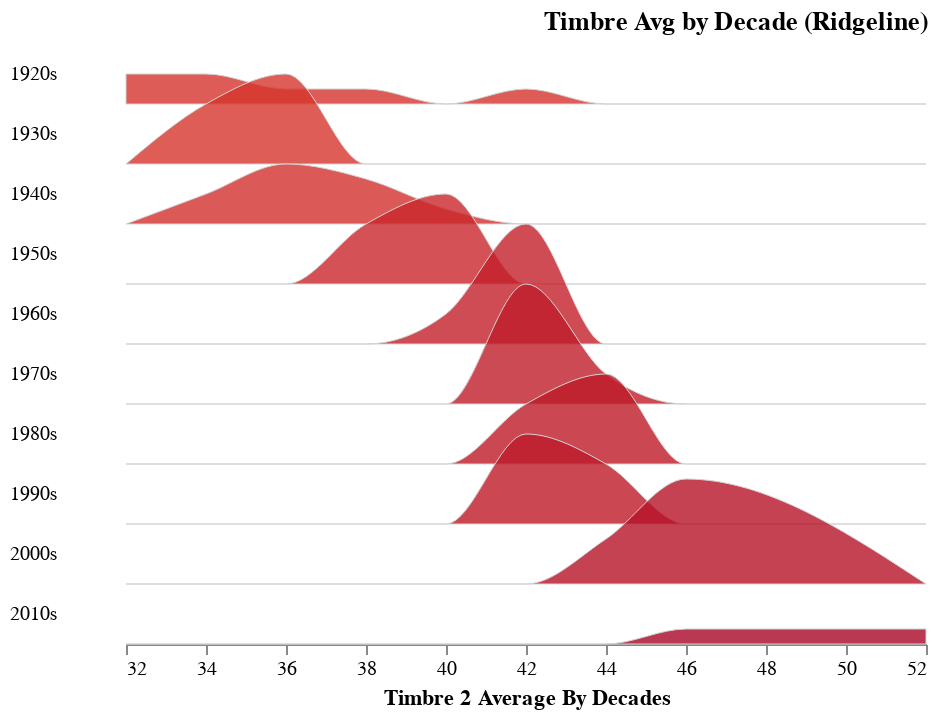

Notebook cell for this chart:
### Code cell
plot_ridgeline(timbre_avg_by_year, "decade", "TimbreAvg1")

### Figure 1 — Vega-Lite specification as saved in the notebook (floating-point values rounded to 4 significant figures)
{"config": {"view": {"continuousWidth": 400, "continuousHeight": 300, "stroke": null}, "facet": {"spacing": 0}, "title": {"anchor": "end"}}, "data": {"name": "data-955f4b55a72f79b004e9b62df9aaa7b6"}, "facet": {"row": {"type": "temporal", "field": "Decade", "header": {"format": "%Ys", "labelAlign": "right", "labelAngle": 0}, "title": null}}, "spec": {"mark": {"type": "area", "fillOpacity": 0.8, "interpolate": "monotone", "stroke": "lightgray", "strokeWidth": 0.5}, "encoding": {"fill": {"type": "quantitative", "field": "mean_val", "legend": null, "scale": {"domain": [50, -100], "scheme": "redyellowblue"}}, "x": {"type": "quantitative", "bin": "binned", "field": "bin_min", "title": "Timbre 2 Average By Decades"}, "y": {"type": "quantitative", "axis": null, "field": "value", "scale": {"range": [30, -30]}}}, "height": 30, "transform": [{"field": "decade", "timeUnit": "year", "as": "Decade"}, {"joinaggregate": [{"op": "mean", "field": "TimbreAvg1", "as": "mean_val"}], "groupby": ["Decade"]}, {"bin": {"maxbins": 10}, "field": "TimbreAvg1", "as": ["bin_max", "bin_min"]}, {"aggregate": [{"op": "count", "as": "value"}], "groupby": ["Decade", "mean_val", "bin_min", "bin_max"]}, {"impute": "value", "key": "bin_min", "groupby": ["Decade", "mean_val"], "value": 0}]}, "bounds": "flush", "title": "Timbre Avg by Decade (Ridgeline)", "$schema": "https://vega.github.io/schema/vega-lite/v4.8.1.json", "datasets": {"data-955f4b55a72f79b004e9b62df9aaa7b6": [{"music_year": 1922, "TimbreAvg1": 41.56, "TimbreAvg2": 13.91, "TimbreAvg3": 14.68, "TimbreAvg4": 24.43, "TimbreAvg5": 18.75, "TimbreAvg6": 11.17, "TimbreAvg7": -5.31, "TimbreAvg8": 0.1368, "TimbreAvg9": -2.165, "TimbreAvg10": -4.444, "TimbreAvg11": -1.622, "TimbreAvg12": -5.561, "decade": "1920-01-01T00:00:00"}, {"music_year": 1924, "TimbreAvg1": 36.95, "TimbreAvg2": -136.1, "TimbreAvg3": 108.1, "TimbreAvg4": 12.35, "TimbreAvg5": -7.73, "TimbreAvg6": 1.873, "TimbreAvg7": -32.49, "TimbreAvg8": 3.363, "TimbreAvg9": 14.38, "TimbreAvg10": 8.708, "TimbreAvg11": 4.783, "TimbreAvg12": 8.068, "decade": "1920-01-01T00:00:00"}, {"music_year": 1925, "TimbreAvg1": 34.36, "TimbreAvg2": -128.2, "TimbreAvg3": 120.2, "TimbreAvg4": 19.37, "TimbreAvg5": 18.19, "TimbreAvg6": 17.01, "TimbreAvg7": -56.73, "TimbreAvg8": 7.617, "TimbreAvg9": 3.784, "TimbreAvg10": 8.839, "TimbreAvg11": 6.741, "TimbreAvg12": 6.061, "decade": "1920-01-01T00:00:00"}, {"music_year": 1926, "TimbreAvg1": 32.57, "TimbreAvg2": -126.5, "TimbreAvg3": 88.92, "TimbreAvg4": 7.843, "TimbreAvg5": -5.841, "TimbreAvg6": 13.39, "TimbreAvg7": -31.14, "TimbreAvg8": 9.86, "TimbreAvg9": -17.41, "TimbreAvg10": 4.974, "TimbreAvg11": 0.6245, "TimbreAvg12": -2.054, "decade": "1920-01-01T00:00:00"}, {"music_year": 1927, "TimbreAvg1": 31.23, "TimbreAvg2": -110.7, "TimbreAvg3": 59.21, "TimbreAvg4": 4.108, "TimbreAvg5": -9.538, "TimbreAvg6": 9.986, "TimbreAvg7": -21.01, "TimbreAvg8": 13.41, "TimbreAvg9": -25.12, "TimbreAvg10": 4.396, "TimbreAvg11": -0.3943, "TimbreAvg12": -2.645, "decade": "1920-01-01T00:00:00"}, {"music_year": 1928, "TimbreAvg1": 31.5, "TimbreAvg2": -94.42, "TimbreAvg3": 27.26, "TimbreAvg4": -8.42, "TimbreAvg5": -16.8, "TimbreAvg6": 9.831, "TimbreAvg7": -34.23, "TimbreAvg8": 8.103, "TimbreAvg9": -2.78, "TimbreAvg10": 7.653, "TimbreAvg11": -0.274, "TimbreAvg12": 8.575, "decade": "1920-01-01T00:00:00"}, {"music_year": 1929, "TimbreAvg1": 33.08, "TimbreAvg2": -100.9, "TimbreAvg3": 37.7, "TimbreAvg4": -7.802, "TimbreAvg5": -16.81, "TimbreAvg6": 9.486, "TimbreAvg7": -30.72, "TimbreAvg8": 8.05, "TimbreAvg9": -2.235, "TimbreAvg10": 7.397, "TimbreAvg11": 1.339, "TimbreAvg12": 13.07, "decade": "1920-01-01T00:00:00"}, {"music_year": 1930, "TimbreAvg1": 34.95, "TimbreAvg2": -99.74, "TimbreAvg3": 59.33, "TimbreAvg4": 0.1107, "TimbreAvg5": -29.29, "TimbreAvg6": 14.93, "TimbreAvg7": -28.67, "TimbreAvg8": 5.75, "TimbreAvg9": -0.3473, "TimbreAvg10": 7.347, "TimbreAvg11": -0.4108, "TimbreAvg12": 4.682, "decade": "1930-01-01T00:00:00"}, {"music_year": 1931, "TimbreAvg1": 35.04, "TimbreAvg2": -97.28, "TimbreAvg3": 61.39, "TimbreAvg4": 8.116, "TimbreAvg5": -5.649, "TimbreAvg6": 5.444, "TimbreAvg7": -18.24, "TimbreAvg8": 6.326, "TimbreAvg9": -4.743, "TimbreAvg10": 5.894, "TimbreAvg11": 1.151, "TimbreAvg12": 1.979, "decade": "1930-01-01T00:00:00"}, {"music_year": 1932, "TimbreAvg1": 34.99, "TimbreAvg2": -98.61, "TimbreAvg3": 44.83, "TimbreAvg4": -0.8373, "TimbreAvg5": -22.16, "TimbreAvg6": 23.28, "TimbreAvg7": -36.65, "TimbreAvg8": 7.044, "TimbreAvg9": 14.11, "TimbreAvg10": 10.86, "TimbreAvg11": -1.003, "TimbreAvg12": 12.39, "decade": "1930-01-01T00:00:00"}, {"music_year": 1933, "TimbreAvg1": 32.79, "TimbreAvg2": -103.0, "TimbreAvg3": 56.2, "TimbreAvg4": -12.21, "TimbreAvg5": -33.13, "TimbreAvg6": 16.06, "TimbreAvg7": -43.9, "TimbreAvg8": 0.06204, "TimbreAvg9": 8.121, "TimbreAvg10": 8.25, "TimbreAvg11": -3.816, "TimbreAvg12": 4.195, "decade": "1930-01-01T00:00:00"}, {"music_year": 1934, "TimbreAvg1": 32.69, "TimbreAvg2": -97.15, "TimbreAvg3": 46.76, "TimbreAvg4": -2.051, "TimbreAvg5": -4.355, "TimbreAvg6": 16.09, "TimbreAvg7": -30.93, "TimbreAvg8": 5.909, "TimbreAvg9": 10.38, "TimbreAvg10": 9.565, "TimbreAvg11": -0.1988, "TimbreAvg12": 10.48, "decade": "1930-01-01T00:00:00"}, {"music_year": 1935, "TimbreAvg1": 33.87, "TimbreAvg2": -109.6, "TimbreAvg3": 69.43, "TimbreAvg4": 10.38, "TimbreAvg5": -8.598, "TimbreAvg6": 19.18, "TimbreAvg7": -17.24, "TimbreAvg8": 11.86, "TimbreAvg9": 3.787, "TimbreAvg10": 9.493, "TimbreAvg11": -2.062, "TimbreAvg12": 12.01, "decade": "1930-01-01T00:00:00"}, {"music_year": 1936, "TimbreAvg1": 34.54, "TimbreAvg2": -126.0, "TimbreAvg3": 64.29, "TimbreAvg4": 3.944, "TimbreAvg5": -8.175, "TimbreAvg6": 10.65, "TimbreAvg7": -18.77, "TimbreAvg8": 9.033, "TimbreAvg9": -2.058, "TimbreAvg10": 5.343, "TimbreAvg11": -0.4487, "TimbreAvg12": 8.263, "decade": "1930-01-01T00:00:00"}, {"music_year": 1937, "TimbreAvg1": 33.58, "TimbreAvg2": -113.8, "TimbreAvg3": 51.95, "TimbreAvg4": 1.924, "TimbreAvg5": -13.45, "TimbreAvg6": 17.37, "TimbreAvg7": -10.02, "TimbreAvg8": 10.66, "TimbreAvg9": -3.712, "TimbreAvg10": 5.937, "TimbreAvg11": -2.608, "TimbreAvg12": 11.86, "decade": "1930-01-01T00:00:00"}, {"music_year": 1938, "TimbreAvg1": 34.9, "TimbreAvg2": -114.4, "TimbreAvg3": 40.74, "TimbreAvg4": 6.103, "TimbreAvg5": -17.94, "TimbreAvg6": 19.79, "TimbreAvg7": -27.39, "TimbreAvg8": 6.041, "TimbreAvg9": 10.2, "TimbreAvg10": 9.888, "TimbreAvg11": -0.3099, "TimbreAvg12": 11.18, "decade": "1930-01-01T00:00:00"}, {"music_year": 1939, "TimbreAvg1": 34.02, "TimbreAvg2": -102.4, "TimbreAvg3": 45.43, "TimbreAvg4": -1.908, "TimbreAvg5": -13.02, "TimbreAvg6": 20.68, "TimbreAvg7": -21.57, "TimbreAvg8": 6.065, "TimbreAvg9": 6.906, "TimbreAvg10": 5.943, "TimbreAvg11": -6.37, "TimbreAvg12": 5.006, "decade": "1930-01-01T00:00:00"}, {"music_year": 1940, "TimbreAvg1": 35.33, "TimbreAvg2": -96.81, "TimbreAvg3": 49.32, "TimbreAvg4": 7.192, "TimbreAvg5": -41.28, "TimbreAvg6": 19.44, "TimbreAvg7": -18.54, "TimbreAvg8": 6.436, "TimbreAvg9": 8.957, "TimbreAvg10": 6.57, "TimbreAvg11": 1.953, "TimbreAvg12": 21.34, "decade": "1940-01-01T00:00:00"}, {"music_year": 1941, "TimbreAvg1": 32.39, "TimbreAvg2": -100.0, "TimbreAvg3": 52.51, "TimbreAvg4": 4.921, "TimbreAvg5": -3.68, "TimbreAvg6": 20.87, "TimbreAvg7": -16.8, "TimbreAvg8": 9.038, "TimbreAvg9": -2.731, "TimbreAvg10": 7.336, "TimbreAvg11": -3.413, "TimbreAvg12": 9.401, "decade": "1940-01-01T00:00:00"}, {"music_year": 1942, "TimbreAvg1": 33.3, "TimbreAvg2": -120.1, "TimbreAvg3": 50.7, "TimbreAvg4": -5.461, "TimbreAvg5": -19.14, "TimbreAvg6": 7.967, "TimbreAvg7": -18.27, "TimbreAvg8": 8.431, "TimbreAvg9": 1.05, "TimbreAvg10": 7.495, "TimbreAvg11": -1.957, "TimbreAvg12": 8.773, "decade": "1940-01-01T00:00:00"}, {"music_year": 1943, "TimbreAvg1": 35.77, "TimbreAvg2": -73.11, "TimbreAvg3": 58.33, "TimbreAvg4": 10.69, "TimbreAvg5": -6.186, "TimbreAvg6": 20.79, "TimbreAvg7": -14.26, "TimbreAvg8": 6.945, "TimbreAvg9": 5.42, "TimbreAvg10": 4.834, "TimbreAvg11": -6.037, "TimbreAvg12": 9.678, "decade": "1940-01-01T00:00:00"}, {"music_year": 1944, "TimbreAvg1": 35.05, "TimbreAvg2": -119.3, "TimbreAvg3": 45.17, "TimbreAvg4": 3.777, "TimbreAvg5": 0.7286, "TimbreAvg6": 12.55, "TimbreAvg7": -16.06, "TimbreAvg8": 6.014, "TimbreAvg9": 5.359, "TimbreAvg10": 3.907, "TimbreAvg11": -2.75, "TimbreAvg12": 6.555, "decade": "1940-01-01T00:00:00"}, {"music_year": 1945, "TimbreAvg1": 35.8, "TimbreAvg2": -78.38, "TimbreAvg3": 55.81, "TimbreAvg4": 3.687, "TimbreAvg5": -18.85, "TimbreAvg6": 13.39, "TimbreAvg7": -18.99, "TimbreAvg8": 0.9092, "TimbreAvg9": 12.95, "TimbreAvg10": 5.449, "TimbreAvg11": -1.18, "TimbreAvg12": 15.58, "decade": "1940-01-01T00:00:00"}, {"music_year": 1946, "TimbreAvg1": 36.63, "TimbreAvg2": -74.35, "TimbreAvg3": 39.01, "TimbreAvg4": -0.9528, "TimbreAvg5": -3.294, "TimbreAvg6": 12.09, "TimbreAvg7": -12.59, "TimbreAvg8": 3.161, "TimbreAvg9": 6.065, "TimbreAvg10": 2.858, "TimbreAvg11": -3.037, "TimbreAvg12": 12.07, "decade": "1940-01-01T00:00:00"}, {"music_year": 1947, "TimbreAvg1": 36.29, "TimbreAvg2": -59.97, "TimbreAvg3": 29.82, "TimbreAvg4": -1.628, "TimbreAvg5": -18.3, "TimbreAvg6": 15.34, "TimbreAvg7": -16.52, "TimbreAvg8": 4.074, "TimbreAvg9": 12.66, "TimbreAvg10": 8.663, "TimbreAvg11": -4.001, "TimbreAvg12": 14.18, "decade": "1940-01-01T00:00:00"}, {"music_year": 1948, "TimbreAvg1": 38.0, "TimbreAvg2": -60.91, "TimbreAvg3": 48.13, "TimbreAvg4": 1.431, "TimbreAvg5": -15.75, "TimbreAvg6": 12.69, "TimbreAvg7": -22.46, "TimbreAvg8": 0.02932, "TimbreAvg9": 13.2, "TimbreAvg10": 4.487, "TimbreAvg11": -0.4887, "TimbreAvg12": 10.52, "decade": "1940-01-01T00:00:00"}, {"music_year": 1949, "TimbreAvg1": 36.94, "TimbreAvg2": -76.29, "TimbreAvg3": 53.23, "TimbreAvg4": -0.5399, "TimbreAvg5": -13.69, "TimbreAvg6": 6.0, "TimbreAvg7": -16.25, "TimbreAvg8": 0.1701, "TimbreAvg9": 10.24, "TimbreAvg10": 3.406, "TimbreAvg11": -0.8975, "TimbreAvg12": 7.688, "decade": "1940-01-01T00:00:00"}, {"music_year": 1950, "TimbreAvg1": 37.56, "TimbreAvg2": -79.75, "TimbreAvg3": 39.1, "TimbreAvg4": 7.317, "TimbreAvg5": -4.147, "TimbreAvg6": 7.53, "TimbreAvg7": -5.599, "TimbreAvg8": 3.95, "TimbreAvg9": 4.621, "TimbreAvg10": 2.546, "TimbreAvg11": -2.016, "TimbreAvg12": 4.763, "decade": "1950-01-01T00:00:00"}, {"music_year": 1951, "TimbreAvg1": 38.34, "TimbreAvg2": -59.1, "TimbreAvg3": 38.65, "TimbreAvg4": 0.6563, "TimbreAvg5": -2.506, "TimbreAvg6": 5.508, "TimbreAvg7": -9.521, "TimbreAvg8": 1.943, "TimbreAvg9": 7.743, "TimbreAvg10": 2.759, "TimbreAvg11": -2.87, "TimbreAvg12": 5.836, "decade": "1950-01-01T00:00:00"}, {"music_year": 1952, "TimbreAvg1": 39.09, "TimbreAvg2": -49.43, "TimbreAvg3": 29.52, "TimbreAvg4": -5.048, "TimbreAvg5": -8.318, "TimbreAvg6": 8.535, "TimbreAvg7": -17.55, "TimbreAvg8": 0.1893, "TimbreAvg9": 6.674, "TimbreAvg10": 1.172, "TimbreAvg11": -2.191, "TimbreAvg12": 7.037, "decade": "1950-01-01T00:00:00"}, {"music_year": 1953, "TimbreAvg1": 39.21, "TimbreAvg2": -40.24, "TimbreAvg3": 39.67, "TimbreAvg4": -0.445, "TimbreAvg5": -3.645, "TimbreAvg6": 9.998, "TimbreAvg7": -16.5, "TimbreAvg8": -0.1103, "TimbreAvg9": 5.477, "TimbreAvg10": 1.666, "TimbreAvg11": -2.965, "TimbreAvg12": 4.058, "decade": "1950-01-01T00:00:00"}, {"music_year": 1954, "TimbreAvg1": 38.14, "TimbreAvg2": -46.14, "TimbreAvg3": 28.05, "TimbreAvg4": -2.913, "TimbreAvg5": -2.925, "TimbreAvg6": 6.043, "TimbreAvg7": -18.02, "TimbreAvg8": -0.7081, "TimbreAvg9": 8.89, "TimbreAvg10": 2.19, "TimbreAvg11": -1.935, "TimbreAvg12": 9.481, "decade": "1950-01-01T00:00:00"}, {"music_year": 1955, "TimbreAvg1": 37.1, "TimbreAvg2": -52.87, "TimbreAvg3": 26.31, "TimbreAvg4": -6.338, "TimbreAvg5": 0.8993, "TimbreAvg6": 4.494, "TimbreAvg7": -17.28, "TimbreAvg8": 1.646, "TimbreAvg9": 5.555, "TimbreAvg10": 2.484, "TimbreAvg11": -2.829, "TimbreAvg12": 7.048, "decade": "1950-01-01T00:00:00"}, {"music_year": 1956, "TimbreAvg1": 37.67, "TimbreAvg2": -38.32, "TimbreAvg3": 24.38, "TimbreAvg4": -4.569, "TimbreAvg5": -1.269, "TimbreAvg6": 3.7, "TimbreAvg7": -15.31, "TimbreAvg8": 0.2986, "TimbreAvg9": 5.172, "TimbreAvg10": 1.747, "TimbreAvg11": -2.766, "TimbreAvg12": 7.053, "decade": "1950-01-01T00:00:00"}, {"music_year": 1957, "TimbreAvg1": 37.24, "TimbreAvg2": -39.23, "TimbreAvg3": 15.83, "TimbreAvg4": -3.89, "TimbreAvg5": 0.05078, "TimbreAvg6": 1.425, "TimbreAvg7": -11.18, "TimbreAvg8": 0.2028, "TimbreAvg9": 3.578, "TimbreAvg10": 1.635, "TimbreAvg11": -2.338, "TimbreAvg12": 5.688, "decade": "1950-01-01T00:00:00"}, {"music_year": 1958, "TimbreAvg1": 39.15, "TimbreAvg2": -18.57, "TimbreAvg3": 26.7, "TimbreAvg4": 0.2872, "TimbreAvg5": -3.253, "TimbreAvg6": 1.734, "TimbreAvg7": -12.29, "TimbreAvg8": -2.056, "TimbreAvg9": 7.373, "TimbreAvg10": 1.504, "TimbreAvg11": -1.76, "TimbreAvg12": 8.573, "decade": "1950-01-01T00:00:00"}, {"music_year": 1959, "TimbreAvg1": 39.15, "TimbreAvg2": -23.04, "TimbreAvg3": 19.02, "TimbreAvg4": -3.434, "TimbreAvg5": 4.16, "TimbreAvg6": 1.495, "TimbreAvg7": -16.76, "TimbreAvg8": -2.318, "TimbreAvg9": 5.741, "TimbreAvg10": 0.9585, "TimbreAvg11": -2.081, "TimbreAvg12": 7.127, "decade": "1950-01-01T00:00:00"}, {"music_year": 1960, "TimbreAvg1": 38.88, "TimbreAvg2": -18.91, "TimbreAvg3": 23.72, "TimbreAvg4": -0.3672, "TimbreAvg5": -1.307, "TimbreAvg6": 2.723, "TimbreAvg7": -13.9, "TimbreAvg8": -2.198, "TimbreAvg9": 6.149, "TimbreAvg10": 1.419, "TimbreAvg11": -2.018, "TimbreAvg12": 7.242, "decade": "1960-01-01T00:00:00"}, {"music_year": 1961, "TimbreAvg1": 39.62, "TimbreAvg2": -27.22, "TimbreAvg3": 28.56, "TimbreAvg4": 1.267, "TimbreAvg5": -3.125, "TimbreAvg6": 0.7062, "TimbreAvg7": -11.94, "TimbreAvg8": -2.548, "TimbreAvg9": 6.055, "TimbreAvg10": 1.539, "TimbreAvg11": -1.318, "TimbreAvg12": 6.138, "decade": "1960-01-01T00:00:00"}, {"music_year": 1962, "TimbreAvg1": 40.13, "TimbreAvg2": -17.45, "TimbreAvg3": 19.46, "TimbreAvg4": -0.9173, "TimbreAvg5": -0.7442, "TimbreAvg6": -0.6876, "TimbreAvg7": -9.383, "TimbreAvg8": -1.887, "TimbreAvg9": 5.455, "TimbreAvg10": 2.126, "TimbreAvg11": -1.711, "TimbreAvg12": 4.913, "decade": "1960-01-01T00:00:00"}, {"music_year": 1963, "TimbreAvg1": 40.55, "TimbreAvg2": -16.46, "TimbreAvg3": 22.5, "TimbreAvg4": -0.7805, "TimbreAvg5": -0.8922, "TimbreAvg6": -1.607, "TimbreAvg7": -9.215, "TimbreAvg8": -2.595, "TimbreAvg9": 5.623, "TimbreAvg10": 0.8863, "TimbreAvg11": -1.253, "TimbreAvg12": 6.212, "decade": "1960-01-01T00:00:00"}, {"music_year": 1964, "TimbreAvg1": 40.11, "TimbreAvg2": -15.82, "TimbreAvg3": 22.48, "TimbreAvg4": -1.269, "TimbreAvg5": 0.1809, "TimbreAvg6": -1.785, "TimbreAvg7": -8.4, "TimbreAvg8": -1.922, "TimbreAvg9": 3.221, "TimbreAvg10": 0.5442, "TimbreAvg11": -1.908, "TimbreAvg12": 5.095, "decade": "1960-01-01T00:00:00"}, {"music_year": 1965, "TimbreAvg1": 40.7, "TimbreAvg2": -13.34, "TimbreAvg3": 22.34, "TimbreAvg4": -1.099, "TimbreAvg5": -3.736, "TimbreAvg6": -0.3017, "TimbreAvg7": -8.165, "TimbreAvg8": -1.725, "TimbreAvg9": 4.681, "TimbreAvg10": 0.3911, "TimbreAvg11": -2.017, "TimbreAvg12": 5.947, "decade": "1960-01-01T00:00:00"}, {"music_year": 1966, "TimbreAvg1": 40.9, "TimbreAvg2": -5.545, "TimbreAvg3": 20.48, "TimbreAvg4": -0.3632, "TimbreAvg5": -6.661, "TimbreAvg6": -1.849, "TimbreAvg7": -6.66, "TimbreAvg8": -2.721, "TimbreAvg9": 5.87, "TimbreAvg10": 0.5368, "TimbreAvg11": -2.062, "TimbreAvg12": 5.063, "decade": "1960-01-01T00:00:00"}, {"music_year": 1967, "TimbreAvg1": 40.87, "TimbreAvg2": -6.292, "TimbreAvg3": 22.13, "TimbreAvg4": -0.8576, "TimbreAvg5": -8.684, "TimbreAvg6": -2.968, "TimbreAvg7": -6.753, "TimbreAvg8": -3.264, "TimbreAvg9": 6.073, "TimbreAvg10": -0.07219, "TimbreAvg11": -1.679, "TimbreAvg12": 5.731, "decade": "1960-01-01T00:00:00"}, {"music_year": 1968, "TimbreAvg1": 40.66, "TimbreAvg2": -7.977, "TimbreAvg3": 21.5, "TimbreAvg4": 0.3513, "TimbreAvg5": -9.759, "TimbreAvg6": -2.957, "TimbreAvg7": -5.645, "TimbreAvg8": -1.97, "TimbreAvg9": 4.379, "TimbreAvg10": -0.1488, "TimbreAvg11": -1.08, "TimbreAvg12": 5.679, "decade": "1960-01-01T00:00:00"}, {"music_year": 1969, "TimbreAvg1": 40.49, "TimbreAvg2": -12.25, "TimbreAvg3": 18.92, "TimbreAvg4": -0.6133, "TimbreAvg5": -10.52, "TimbreAvg6": -3.575, "TimbreAvg7": -4.238, "TimbreAvg8": -1.697, "TimbreAvg9": 4.792, "TimbreAvg10": -0.1831, "TimbreAvg11": -1.199, "TimbreAvg12": 5.087, "decade": "1960-01-01T00:00:00"}, {"music_year": 1970, "TimbreAvg1": 40.93, "TimbreAvg2": -12.22, "TimbreAvg3": 17.63, "TimbreAvg4": -0.2921, "TimbreAvg5": -9.873, "TimbreAvg6": -3.791, "TimbreAvg7": -3.636, "TimbreAvg8": -1.81, "TimbreAvg9": 4.931, "TimbreAvg10": -0.4027, "TimbreAvg11": -0.9613, "TimbreAvg12": 4.366, "decade": "1970-01-01T00:00:00"}, {"music_year": 1971, "TimbreAvg1": 40.38, "TimbreAvg2": -14.12, "TimbreAvg3": 16.16, "TimbreAvg4": -1.082, "TimbreAvg5": -7.068, "TimbreAvg6": -4.204, "TimbreAvg7": -3.729, "TimbreAvg8": -1.345, "TimbreAvg9": 4.057, "TimbreAvg10": -0.4148, "TimbreAvg11": -0.733, "TimbreAvg12": 4.92, "decade": "1970-01-01T00:00:00"}, {"music_year": 1972, "TimbreAvg1": 40.38, "TimbreAvg2": -11.37, "TimbreAvg3": 18.77, "TimbreAvg4": 0.5758, "TimbreAvg5": -6.653, "TimbreAvg6": -4.182, "TimbreAvg7": -4.142, "TimbreAvg8": -1.103, "TimbreAvg9": 3.029, "TimbreAvg10": -0.2728, "TimbreAvg11": -0.6154, "TimbreAvg12": 4.339, "decade": "1970-01-01T00:00:00"}, {"music_year": 1973, "TimbreAvg1": 41.03, "TimbreAvg2": -8.881, "TimbreAvg3": 19.29, "TimbreAvg4": 0.8646, "TimbreAvg5": -6.101, "TimbreAvg6": -5.346, "TimbreAvg7": -2.915, "TimbreAvg8": -1.494, "TimbreAvg9": 3.64, "TimbreAvg10": -0.1472, "TimbreAvg11": -0.3093, "TimbreAvg12": 4.172, "decade": "1970-01-01T00:00:00"}, {"music_year": 1974, "TimbreAvg1": 41.13, "TimbreAvg2": -9.238, "TimbreAvg3": 19.14, "TimbreAvg4": 1.114, "TimbreAvg5": -6.877, "TimbreAvg6": -5.225, "TimbreAvg7": -2.323, "TimbreAvg8": -0.9129, "TimbreAvg9": 2.943, "TimbreAvg10": -0.5117, "TimbreAvg11": -0.1766, "TimbreAvg12": 3.762, "decade": "1970-01-01T00:00:00"}, {"music_year": 1975, "TimbreAvg1": 41.31, "TimbreAvg2": -3.986, "TimbreAvg3": 19.68, "TimbreAvg4": 2.786, "TimbreAvg5": -5.766, "TimbreAvg6": -4.986, "TimbreAvg7": -1.4, "TimbreAvg8": -0.9019, "TimbreAvg9": 2.704, "TimbreAvg10": -0.5636, "TimbreAvg11": 0.001375, "TimbreAvg12": 3.756, "decade": "1970-01-01T00:00:00"}, {"music_year": 1976, "TimbreAvg1": 41.24, "TimbreAvg2": -3.334, "TimbreAvg3": 18.79, "TimbreAvg4": 2.485, "TimbreAvg5": -6.211, "TimbreAvg6": -5.581, "TimbreAvg7": -2.342, "TimbreAvg8": -1.048, "TimbreAvg9": 2.505, "TimbreAvg10": -0.2294, "TimbreAvg11": 0.2051, "TimbreAvg12": 3.708, "decade": "1970-01-01T00:00:00"}, {"music_year": 1977, "TimbreAvg1": 42.11, "TimbreAvg2": 3.307, "TimbreAvg3": 21.27, "TimbreAvg4": 2.724, "TimbreAvg5": -7.846, "TimbreAvg6": -6.854, "TimbreAvg7": -1.754, "TimbreAvg8": -0.7725, "TimbreAvg9": 3.427, "TimbreAvg10": 0.1737, "TimbreAvg11": 0.3541, "TimbreAvg12": 3.03, "decade": "1970-01-01T00:00:00"}, {"music_year": 1978, "TimbreAvg1": 41.83, "TimbreAvg2": 4.071, "TimbreAvg3": 23.35, "TimbreAvg4": 3.608, "TimbreAvg5": -7.443, "TimbreAvg6": -5.952, "TimbreAvg7": -1.219, "TimbreAvg8": 0.07635, "TimbreAvg9": 3.054, "TimbreAvg10": 0.514, "TimbreAvg11": -0.03998, "TimbreAvg12": 2.681, "decade": "1970-01-01T00:00:00"}, {"music_year": 1979, "TimbreAvg1": 42.03, "TimbreAvg2": 10.01, "TimbreAvg3": 18.55, "TimbreAvg4": 4.076, "TimbreAvg5": -7.644, "TimbreAvg6": -5.737, "TimbreAvg7": -1.206, "TimbreAvg8": -0.4556, "TimbreAvg9": 3.128, "TimbreAvg10": 0.7126, "TimbreAvg11": -0.1207, "TimbreAvg12": 2.498, "decade": "1970-01-01T00:00:00"}, {"music_year": 1980, "TimbreAvg1": 42.43, "TimbreAvg2": 12.62, "TimbreAvg3": 20.78, "TimbreAvg4": 5.818, "TimbreAvg5": -10.96, "TimbreAvg6": -5.002, "TimbreAvg7": -1.165, "TimbreAvg8": -0.9115, "TimbreAvg9": 3.993, "TimbreAvg10": 0.8763, "TimbreAvg11": 0.1742, "TimbreAvg12": 2.754, "decade": "1980-01-01T00:00:00"}, {"music_year": 1981, "TimbreAvg1": 42.19, "TimbreAvg2": 15.05, "TimbreAvg3": 19.04, "TimbreAvg4": 4.584, "TimbreAvg5": -12.1, "TimbreAvg6": -6.933, "TimbreAvg7": -0.8445, "TimbreAvg8": -0.9285, "TimbreAvg9": 3.795, "TimbreAvg10": 1.294, "TimbreAvg11": 0.2474, "TimbreAvg12": 2.682, "decade": "1980-01-01T00:00:00"}, {"music_year": 1982, "TimbreAvg1": 42.37, "TimbreAvg2": 12.74, "TimbreAvg3": 19.7, "TimbreAvg4": 5.028, "TimbreAvg5": -9.103, "TimbreAvg6": -6.853, "TimbreAvg7": -1.743, "TimbreAvg8": -1.403, "TimbreAvg9": 4.083, "TimbreAvg10": 1.493, "TimbreAvg11": 0.2623, "TimbreAvg12": 2.433, "decade": "1980-01-01T00:00:00"}, {"music_year": 1983, "TimbreAvg1": 41.98, "TimbreAvg2": 14.77, "TimbreAvg3": 17.19, "TimbreAvg4": 3.95, "TimbreAvg5": -10.04, "TimbreAvg6": -8.107, "TimbreAvg7": -2.096, "TimbreAvg8": -1.425, "TimbreAvg9": 4.806, "TimbreAvg10": 2.364, "TimbreAvg11": 0.3547, "TimbreAvg12": 2.935, "decade": "1980-01-01T00:00:00"}, {"music_year": 1984, "TimbreAvg1": 42.04, "TimbreAvg2": 15.01, "TimbreAvg3": 17.82, "TimbreAvg4": 3.837, "TimbreAvg5": -8.294, "TimbreAvg6": -8.57, "TimbreAvg7": -3.139, "TimbreAvg8": -2.275, "TimbreAvg9": 4.59, "TimbreAvg10": 2.191, "TimbreAvg11": 0.5499, "TimbreAvg12": 3.059, "decade": "1980-01-01T00:00:00"}, {"music_year": 1985, "TimbreAvg1": 42.21, "TimbreAvg2": 20.1, "TimbreAvg3": 17.63, "TimbreAvg4": 4.116, "TimbreAvg5": -7.255, "TimbreAvg6": -9.001, "TimbreAvg7": -2.962, "TimbreAvg8": -2.597, "TimbreAvg9": 4.019, "TimbreAvg10": 2.367, "TimbreAvg11": 0.6701, "TimbreAvg12": 3.426, "decade": "1980-01-01T00:00:00"}, {"music_year": 1986, "TimbreAvg1": 42.13, "TimbreAvg2": 15.23, "TimbreAvg3": 18.49, "TimbreAvg4": 2.42, "TimbreAvg5": -5.516, "TimbreAvg6": -9.205, "TimbreAvg7": -4.823, "TimbreAvg8": -2.595, "TimbreAvg9": 4.502, "TimbreAvg10": 2.29, "TimbreAvg11": 0.5196, "TimbreAvg12": 3.768, "decade": "1980-01-01T00:00:00"}, {"music_year": 1987, "TimbreAvg1": 41.69, "TimbreAvg2": 10.38, "TimbreAvg3": 18.01, "TimbreAvg4": 1.846, "TimbreAvg5": -6.44, "TimbreAvg6": -8.242, "TimbreAvg7": -5.91, "TimbreAvg8": -2.152, "TimbreAvg9": 4.499, "TimbreAvg10": 2.449, "TimbreAvg11": 0.2608, "TimbreAvg12": 3.738, "decade": "1980-01-01T00:00:00"}, {"music_year": 1988, "TimbreAvg1": 41.11, "TimbreAvg2": 14.19, "TimbreAvg3": 15.44, "TimbreAvg4": 2.247, "TimbreAvg5": -5.555, "TimbreAvg6": -7.682, "TimbreAvg7": -5.781, "TimbreAvg8": -2.08, "TimbreAvg9": 4.496, "TimbreAvg10": 2.882, "TimbreAvg11": 0.1023, "TimbreAvg12": 3.626, "decade": "1980-01-01T00:00:00"}, {"music_year": 1989, "TimbreAvg1": 41.33, "TimbreAvg2": 12.64, "TimbreAvg3": 16.51, "TimbreAvg4": 1.666, "TimbreAvg5": -7.079, "TimbreAvg6": -7.964, "TimbreAvg7": -6.306, "TimbreAvg8": -2.249, "TimbreAvg9": 4.011, "TimbreAvg10": 2.325, "TimbreAvg11": 0.247, "TimbreAvg12": 3.55, "decade": "1980-01-01T00:00:00"}, {"music_year": 1990, "TimbreAvg1": 41.0, "TimbreAvg2": 9.405, "TimbreAvg3": 15.23, "TimbreAvg4": 1.701, "TimbreAvg5": -6.812, "TimbreAvg6": -7.079, "TimbreAvg7": -5.872, "TimbreAvg8": -1.627, "TimbreAvg9": 3.863, "TimbreAvg10": 2.457, "TimbreAvg11": -0.02878, "TimbreAvg12": 3.483, "decade": "1990-01-01T00:00:00"}, {"music_year": 1991, "TimbreAvg1": 40.95, "TimbreAvg2": 6.147, "TimbreAvg3": 14.58, "TimbreAvg4": 0.7406, "TimbreAvg5": -6.986, "TimbreAvg6": -7.353, "TimbreAvg7": -5.912, "TimbreAvg8": -1.414, "TimbreAvg9": 4.029, "TimbreAvg10": 2.555, "TimbreAvg11": -0.04716, "TimbreAvg12": 3.638, "decade": "1990-01-01T00:00:00"}, {"music_year": 1992, "TimbreAvg1": 41.34, "TimbreAvg2": 6.585, "TimbreAvg3": 12.63, "TimbreAvg4": 0.4847, "TimbreAvg5": -8.518, "TimbreAvg6": -8.359, "TimbreAvg7": -4.808, "TimbreAvg8": -1.607, "TimbreAvg9": 4.173, "TimbreAvg10": 2.229, "TimbreAvg11": -0.01728, "TimbreAvg12": 3.345, "decade": "1990-01-01T00:00:00"}, {"music_year": 1993, "TimbreAvg1": 41.38, "TimbreAvg2": 5.063, "TimbreAvg3": 10.78, "TimbreAvg4": 0.09247, "TimbreAvg5": -7.597, "TimbreAvg6": -8.287, "TimbreAvg7": -4.576, "TimbreAvg8": -1.337, "TimbreAvg9": 4.251, "TimbreAvg10": 2.333, "TimbreAvg11": -0.2013, "TimbreAvg12": 3.427, "decade": "1990-01-01T00:00:00"}, {"music_year": 1994, "TimbreAvg1": 41.65, "TimbreAvg2": 3.572, "TimbreAvg3": 10.38, "TimbreAvg4": 0.5304, "TimbreAvg5": -7.97, "TimbreAvg6": -7.995, "TimbreAvg7": -4.618, "TimbreAvg8": -1.163, "TimbreAvg9": 4.08, "TimbreAvg10": 2.418, "TimbreAvg11": -0.2332, "TimbreAvg12": 2.955, "decade": "1990-01-01T00:00:00"}, {"music_year": 1995, "TimbreAvg1": 42.0, "TimbreAvg2": 4.029, "TimbreAvg3": 9.014, "TimbreAvg4": 0.6097, "TimbreAvg5": -8.228, "TimbreAvg6": -8.616, "TimbreAvg7": -3.646, "TimbreAvg8": -1.082, "TimbreAvg9": 3.989, "TimbreAvg10": 2.198, "TimbreAvg11": -0.158, "TimbreAvg12": 2.913, "decade": "1990-01-01T00:00:00"}, {"music_year": 1996, "TimbreAvg1": 42.22, "TimbreAvg2": 3.095, "TimbreAvg3": 6.892, "TimbreAvg4": 0.5688, "TimbreAvg5": -8.072, "TimbreAvg6": -8.603, "TimbreAvg7": -3.326, "TimbreAvg8": -1.207, "TimbreAvg9": 4.412, "TimbreAvg10": 2.279, "TimbreAvg11": -0.3427, "TimbreAvg12": 2.738, "decade": "1990-01-01T00:00:00"}, {"music_year": 1997, "TimbreAvg1": 42.81, "TimbreAvg2": 3.868, "TimbreAvg3": 7.667, "TimbreAvg4": 1.203, "TimbreAvg5": -7.581, "TimbreAvg6": -9.378, "TimbreAvg7": -2.876, "TimbreAvg8": -1.179, "TimbreAvg9": 3.954, "TimbreAvg10": 2.211, "TimbreAvg11": -0.06296, "TimbreAvg12": 2.621, "decade": "1990-01-01T00:00:00"}, {"music_year": 1998, "TimbreAvg1": 42.87, "TimbreAvg2": 3.403, "TimbreAvg3": 5.128, "TimbreAvg4": 0.6749, "TimbreAvg5": -6.923, "TimbreAvg6": -9.238, "TimbreAvg7": -2.831, "TimbreAvg8": -1.476, "TimbreAvg9": 3.965, "TimbreAvg10": 2.208, "TimbreAvg11": -0.1878, "TimbreAvg12": 2.472, "decade": "1990-01-01T00:00:00"}, {"music_year": 1999, "TimbreAvg1": 43.42, "TimbreAvg2": 4.442, "TimbreAvg3": 5.555, "TimbreAvg4": 1.155, "TimbreAvg5": -6.991, "TimbreAvg6": -9.215, "TimbreAvg7": -2.627, "TimbreAvg8": -1.568, "TimbreAvg9": 4.021, "TimbreAvg10": 2.229, "TimbreAvg11": -0.1119, "TimbreAvg12": 2.496, "decade": "1990-01-01T00:00:00"}, {"music_year": 2000, "TimbreAvg1": 43.47, "TimbreAvg2": 2.802, "TimbreAvg3": 5.246, "TimbreAvg4": 1.236, "TimbreAvg5": -6.181, "TimbreAvg6": -9.543, "TimbreAvg7": -2.196, "TimbreAvg8": -1.756, "TimbreAvg9": 3.712, "TimbreAvg10": 2.181, "TimbreAvg11": -0.183, "TimbreAvg12": 2.396, "decade": "2000-01-01T00:00:00"}, {"music_year": 2001, "TimbreAvg1": 43.58, "TimbreAvg2": 0.9689, "TimbreAvg3": 4.271, "TimbreAvg4": 1.273, "TimbreAvg5": -6.615, "TimbreAvg6": -9.965, "TimbreAvg7": -1.959, "TimbreAvg8": -2.095, "TimbreAvg9": 3.713, "TimbreAvg10": 2.1, "TimbreAvg11": -0.06816, "TimbreAvg12": 2.225, "decade": "2000-01-01T00:00:00"}, {"music_year": 2002, "TimbreAvg1": 43.92, "TimbreAvg2": 0.3293, "TimbreAvg3": 5.658, "TimbreAvg4": 0.8308, "TimbreAvg5": -6.381, "TimbreAvg6": -9.984, "TimbreAvg7": -2.351, "TimbreAvg8": -2.103, "TimbreAvg9": 3.57, "TimbreAvg10": 1.823, "TimbreAvg11": -0.08098, "TimbreAvg12": 2.243, "decade": "2000-01-01T00:00:00"}, {"music_year": 2003, "TimbreAvg1": 44.09, "TimbreAvg2": -1.279, "TimbreAvg3": 5.77, "TimbreAvg4": 1.021, "TimbreAvg5": -5.868, "TimbreAvg6": -10.38, "TimbreAvg7": -1.64, "TimbreAvg8": -2.034, "TimbreAvg9": 3.247, "TimbreAvg10": 1.789, "TimbreAvg11": -0.1613, "TimbreAvg12": 1.954, "decade": "2000-01-01T00:00:00"}, {"music_year": 2004, "TimbreAvg1": 44.18, "TimbreAvg2": -2.008, "TimbreAvg3": 5.84, "TimbreAvg4": 0.9367, "TimbreAvg5": -5.551, "TimbreAvg6": -10.48, "TimbreAvg7": -1.576, "TimbreAvg8": -2.132, "TimbreAvg9": 3.566, "TimbreAvg10": 1.744, "TimbreAvg11": -0.1961, "TimbreAvg12": 1.894, "decade": "2000-01-01T00:00:00"}, {"music_year": 2005, "TimbreAvg1": 44.48, "TimbreAvg2": -0.5864, "TimbreAvg3": 7.41, "TimbreAvg4": 0.8138, "TimbreAvg5": -6.345, "TimbreAvg6": -10.4, "TimbreAvg7": -1.514, "TimbreAvg8": -2.133, "TimbreAvg9": 3.449, "TimbreAvg10": 1.802, "TimbreAvg11": -0.3167, "TimbreAvg12": 2.032, "decade": "2000-01-01T00:00:00"}, {"music_year": 2006, "TimbreAvg1": 44.6, "TimbreAvg2": -0.9265, "TimbreAvg3": 5.487, "TimbreAvg4": 0.7573, "TimbreAvg5": -5.877, "TimbreAvg6": -11.25, "TimbreAvg7": -1.306, "TimbreAvg8": -1.949, "TimbreAvg9": 3.212, "TimbreAvg10": 1.823, "TimbreAvg11": -0.1542, "TimbreAvg12": 2.031, "decade": "2000-01-01T00:00:00"}, {"music_year": 2007, "TimbreAvg1": 44.85, "TimbreAvg2": -0.1217, "TimbreAvg3": 5.9, "TimbreAvg4": 1.18, "TimbreAvg5": -5.834, "TimbreAvg6": -11.48, "TimbreAvg7": -0.6323, "TimbreAvg8": -2.013, "TimbreAvg9": 3.371, "TimbreAvg10": 1.88, "TimbreAvg11": -0.1717, "TimbreAvg12": 1.935, "decade": "2000-01-01T00:00:00"}, {"music_year": 2008, "TimbreAvg1": 44.95, "TimbreAvg2": 0.3303, "TimbreAvg3": 5.085, "TimbreAvg4": 1.196, "TimbreAvg5": -5.052, "TimbreAvg6": -11.98, "TimbreAvg7": -0.5043, "TimbreAvg8": -1.94, "TimbreAvg9": 3.47, "TimbreAvg10": 1.952, "TimbreAvg11": -0.06703, "TimbreAvg12": 1.934, "decade": "2000-01-01T00:00:00"}, {"music_year": 2009, "TimbreAvg1": 45.12, "TimbreAvg2": 0.4138, "TimbreAvg3": 5.756, "TimbreAvg4": 1.695, "TimbreAvg5": -6.301, "TimbreAvg6": -12.03, "TimbreAvg7": -0.2946, "TimbreAvg8": -2.049, "TimbreAvg9": 3.601, "TimbreAvg10": 1.971, "TimbreAvg11": 0.04502, "TimbreAvg12": 2.0, "decade": "2000-01-01T00:00:00"}, {"music_year": 2010, "TimbreAvg1": 44.99, "TimbreAvg2": -2.593, "TimbreAvg3": 5.158, "TimbreAvg4": 1.312, "TimbreAvg5": -6.618, "TimbreAvg6": -12.86, "TimbreAvg7": 0.009402, "TimbreAvg8": -2.448, "TimbreAvg9": 3.765, "TimbreAvg10": 1.726, "TimbreAvg11": 0.3318, "TimbreAvg12": 1.931, "decade": "2010-01-01T00:00:00"}, {"music_year": 2011, "TimbreAvg1": 51.08, "TimbreAvg2": 8.056, "TimbreAvg3": 26.79, "TimbreAvg4": -6.018, "TimbreAvg5": -8.341, "TimbreAvg6": -21.83, "TimbreAvg7": 4.943, "TimbreAvg8": -3.647, "TimbreAvg9": 12.61, "TimbreAvg10": 1.741, "TimbreAvg11": 1.677, "TimbreAvg12": 5.943, "decade": "2010-01-01T00:00:00"}]}}
